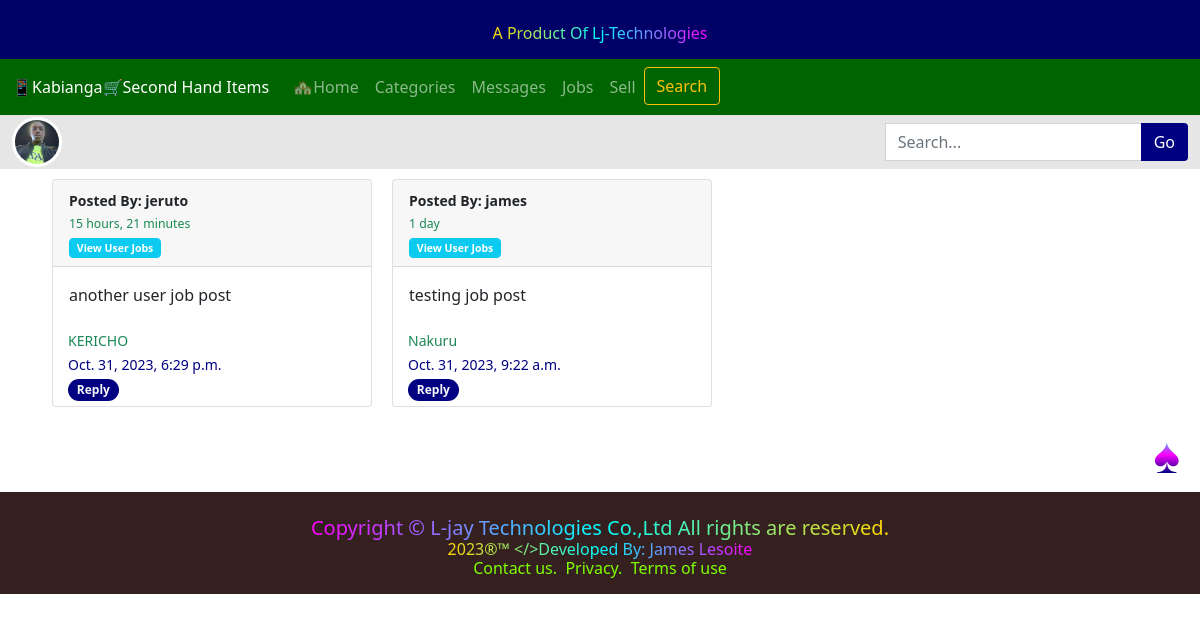
The app's page /jobs/ (signed in) with its own data.
### shop/models.py (models this page shows, shortened)
class job(models.Model):
    recruiter = models.ForeignKey(User, blank=False, null=True, on_delete=models.CASCADE)
    job = models.CharField(max_length=100, null=True, blank=True)
    jobDescription = models.TextField(null=True,blank=True)
    JobLocation = models.ForeignKey(County,null=True,blank=True,on_delete=models.CASCADE)
    DatePosted = models.DateTimeField(auto_now_add=True)

class County(models.Model):
    countyName = models.CharField(max_length=100,null=True,blank=True)
    def __str__(self):
        return (
            f"{self.countyName}"
        )

### shop/views.py (the view)
# urls.py: path('jobs/',views.jobs,name='jobs'),
@login_required
def jobs(request):
    jobs = job.objects.all()
    jobs = jobs.order_by('-DatePosted')
    context = {
    'jobs':jobs
    }
    return render(request,'jobs.html',context)

### shop/templates/jobs.html
{% extends 'base.html' %}
{% load static %}
{% block content %}
    <div class="container" style="display: flex;flex-direction: row;flex-wrap: wrap;">
        {% for job in jobs %}
            <div class="card" style="min-width: 320px;margin: 10px;">
                <div class="card-header">
                    <Small>
                        <strong>Posted By: {{job.recruiter}}</strong>
                        <div>
                            <small class="text-success">{{job.DatePosted|timesince}}</small>
                        </div>
                        <a type="button" href="{%url 'usersjobpost' job.recruiter.id%}" class="btn badge btn-info">View User Jobs</a>
                    </Small>
                </div>
                <div class="card-body">
                    {{job.jobDescription}}
                </div>
                <div style="padding: 5px 15px;">
                    <small class="text-success">{{job.JobLocation}}</small>
                    <br>
                    <small style="color: navy;">{{job.DatePosted}}</small>
                    <br>
                    <a href="{% url 'send_message' job.recruiter.id %}" class="btn badge text-light rounded-pill" style="background-color: navy;">Reply</a>
                </div>
            </div>
        {% endfor %}
    </div>
{% endblock %}

### records on screen
job: recruiter "jeruto", DatePosted "15 hours, 21 minutes", jobDescription "another user job post", JobLocation "KERICHO", DatePosted "Oct. 31, 2023, 6:29 p.m."
job: recruiter "james", DatePosted "1 day", jobDescription "testing job post", JobLocation "Nakuru", DatePosted "Oct. 31, 2023, 9:22 a.m."
